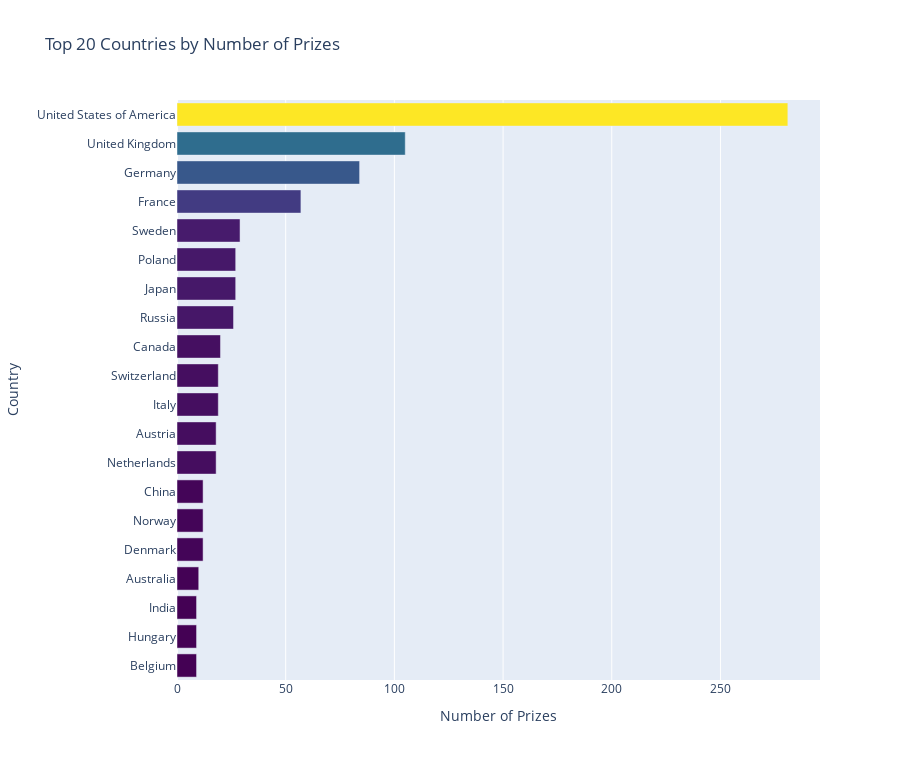

Notebook source saved alongside this figure:
### Code cell
h_bar = px.bar(x=top20_countries.prize,
               y=top20_countries.birth_country_current,
               orientation='h',
               color=top20_countries.prize,
               color_continuous_scale='Viridis',
               title='Top 20 Countries by Number of Prizes')

h_bar.update_layout(xaxis_title='Number of Prizes', 
                    yaxis_title='Country',
                    coloraxis_showscale=False)
h_bar.update_layout(height=760)

h_bar.show()

### Figure 1 — Plotly figure (JSON) as saved in the notebook; plotly's stock layout.template omitted (floating-point values rounded to 4 significant figures)
{"data": [{"alignmentgroup": "True", "hovertemplate": "x=%{x}<br>y=%{y}<br>color=%{marker.color}<extra></extra>", "legendgroup": "", "marker": {"color": [9, 9, 9, 10, 12, 12, 12, 18, 18, 19, 19, 20, 26, 27, 27, 29, 57, 84, 105, 281], "coloraxis": "coloraxis", "pattern": {"shape": ""}}, "name": "", "offsetgroup": "", "orientation": "h", "showlegend": false, "textposition": "auto", "type": "bar", "x": [9, 9, 9, 10, 12, 12, 12, 18, 18, 19, 19, 20, 26, 27, 27, 29, 57, 84, 105, 281], "xaxis": "x", "y": ["Belgium", "Hungary", "India", "Australia", "Denmark", "Norway", "China", "Netherlands", "Austria", "Italy", "Switzerland", "Canada", "Russia", "Japan", "Poland", "Sweden", "France", "Germany", "United Kingdom", "United States of America"], "yaxis": "y"}], "layout": {"barmode": "relative", "coloraxis": {"colorbar": {"title": {"text": "color"}}, "colorscale": [[0, "#440154"], [0.1111, "#482878"], [0.2222, "#3e4989"], [0.3333, "#31688e"], [0.4444, "#26828e"], [0.5556, "#1f9e89"], [0.6667, "#35b779"], [0.7778, "#6ece58"], [0.8889, "#b5de2b"], [1, "#fde725"]], "showscale": false}, "height": 760, "legend": {"tracegroupgap": 0}, "title": {"text": "Top 20 Countries by Number of Prizes"}, "xaxis": {"anchor": "y", "domain": [0, 1], "title": {"text": "Number of Prizes"}}, "yaxis": {"anchor": "x", "domain": [0, 1], "title": {"text": "Country"}}}}
